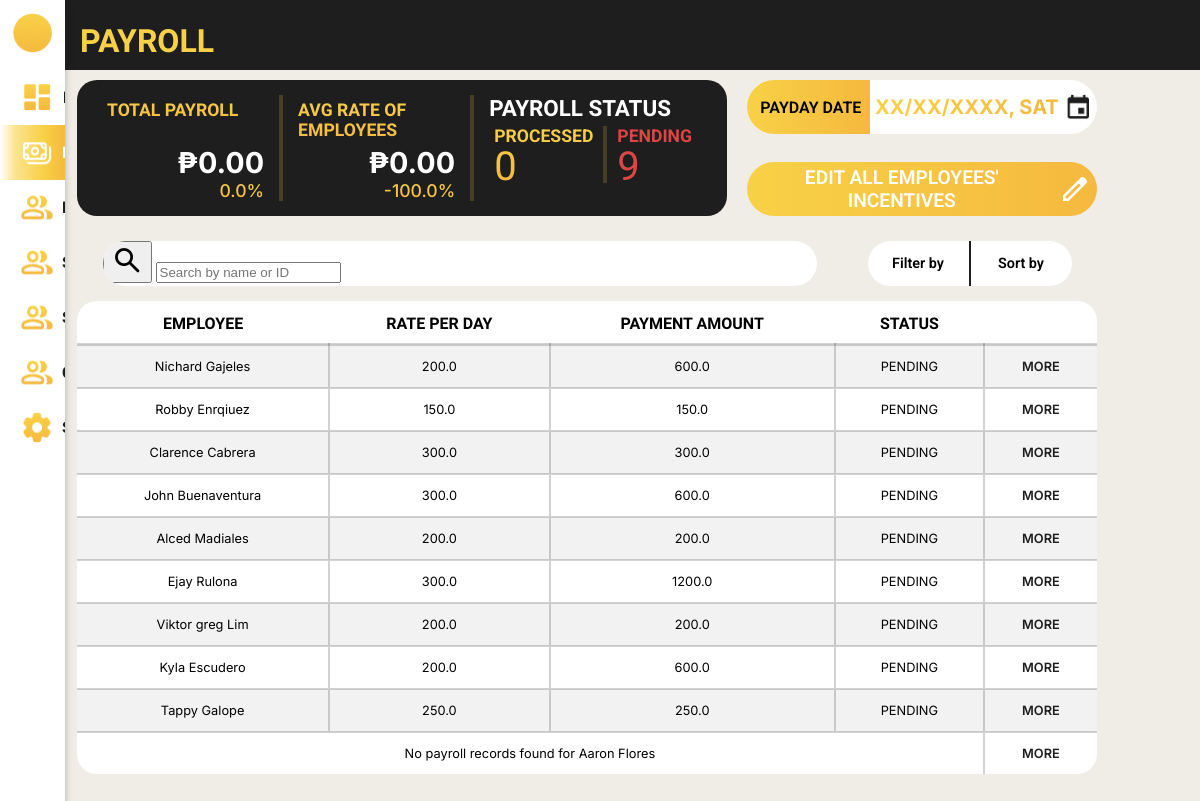
The app's page /payroll_system/payrolls/ (signed in), older data.
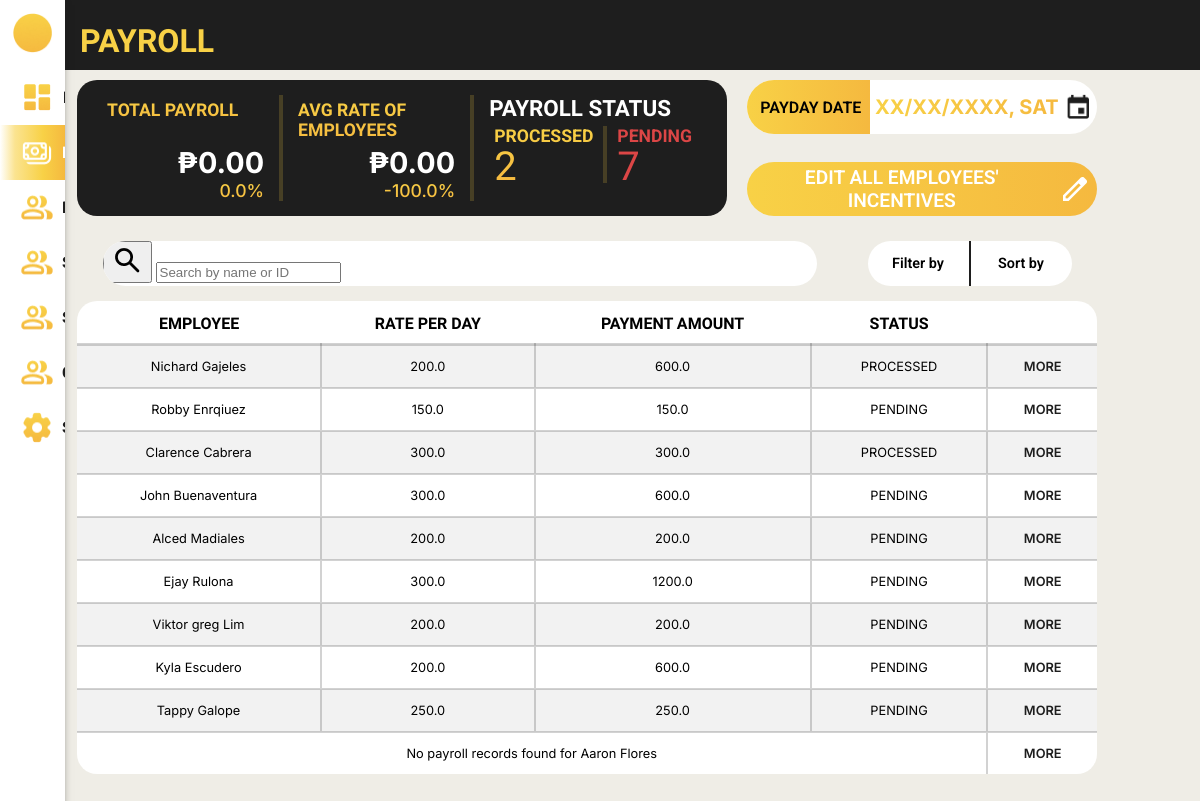
The same page, newer data.
### payroll_system/models.py (models this page shows, shortened)
class Employee(models.Model):
    class Gender(models.TextChoices):
        MALE = 'Male', _('Male')
        FEMALE = 'Female', _('Female')
        OTHERS = 'Others', _('Others')
    class HighestEducation(models.TextChoices):
        GRADESCHOOL = 'Grade School', _('Grade School')
        HIGHSCHOOL = 'High School', _('High School')
        BACHELORS_DEGREE = 'Bachelor\'s Degree', _('Bachelor\'s Degree')
        VOCATIONAL_EDUCATION = 'Vocational Education', _('Vocational Education')
        MASTERS_DEGREE = 'Master\'s Degree', _('Master\'s Degree')
    class EmployeeStatus(models.TextChoices):
        FULLTIME = 'Full Time', _('Full Time')
        PARTTIME = 'Part Time', _('Part Time')
    class ActiveStatus(models.TextChoices):
        ACTIVE = 'Active', _('Active')
        INACTIVE = 'Inactive', _('Inactive')
    employee_id = models.AutoField(primary_key=True)
    first_name = models.CharField(max_length=100, null=False)
    middle_name = models.CharField(max_length=100, null=True, blank=True)
    last_name = models.CharField(max_length=100, null=False)
    gender = models.CharField(max_length=6, choices=Gender.choices, null=False)
    date_of_birth = models.DateField(null=True)
    contact_number = models.CharField(max_length=15, null=True)
    emergency_contact = models.CharField(max_length=15, null=True)
    region = models.ForeignKey(Region, on_delete=models.SET_NULL, null=True, related_name='employees')
    province = models.ForeignKey(Province, on_delete=models.SET_NULL, null=True, related_name='employees')
    municipality = models.ForeignKey(Municipality, on_delete=models.SET_NULL, null=True, related_name='employees')
    barangay = models.ForeignKey(Barangay, on_delete=models.SET_NULL, null=True, related_name='employees')
    highest_education = models.CharField(max_length=20, choices=HighestEducation.choices, null=True)
    work_experience = models.CharField(max_length=2083, null=True)
    date_of_employment = models.DateField(default=timezone.now)
    days_worked = models.IntegerField(default=0, null=False)
    employee_status = models.CharField(max_length=9, choices=EmployeeStatus.choices, null=True)
    active_status = models.CharField(max_length=8, choices=ActiveStatus.choices, default=ActiveStatus.ACTIVE)
    absences = models.IntegerField(default=0, null=False)
    employee_image = models.ImageField(null=True, blank=True, upload_to='images/')

class Payroll(models.Model):
    class PayrollStatus(models.TextChoices):
        PENDING = 'PENDING', _('Pending')
        PROCESSED = 'PROCESSED', _('Processed')
    payroll_id = models.AutoField(primary_key=True)
    rate = models.FloatField(default=0, null=False)
    incentives = models.FloatField(default=0, null=False)
    payroll_status = models.CharField(max_length=9, choices=PayrollStatus.choices, default=PayrollStatus.PENDING, null=True, blank=True)
    deductions = models.FloatField(default=0, null=False)
    salary = models.FloatField(default=0, null=False)
    cash_advance = models.FloatField(default=0, null=False)
    under_time = models.FloatField(default=0, null=False)
    payment_date = models.DateField(null=False)
    employee_id_fk = models.ForeignKey(Employee, on_delete=models.CASCADE, related_name='payrolls')
    attendance_id_fk = models.ForeignKey(Attendance, null=True, blank=True, on_delete=models.CASCADE)

### payroll_system/views.py (the view, shortened to what this page needs)
# urls.py: path('payrolls/', views.payrolls, name='payrolls'),
@login_required
def payrolls(request):
    employees = Employee.objects.prefetch_related('payrolls', 'attendances').all()
    query = request.GET.get('q', '')
    latest_attendance_subquery = (
        Attendance.objects
        .filter(employee_id_fk=OuterRef('pk'))
        .order_by('-date')
        .values('date')[:1]
    )
    latest_payroll_subquery = (
        Payroll.objects
        .filter(employee_id_fk=OuterRef('pk'))
        .order_by('-payment_date')
        .values('payroll_status')[:1]
    )
    employees = Employee.objects.annotate(
        latest_attendance_date=Subquery(latest_attendance_subquery),
        latest_payroll_status=Subquery(latest_payroll_subquery)
    )
    total_employees = employees.count()
    processed_payroll_count = employees.filter(latest_payroll_status='PROCESSED').count()
    pending_payroll_count = employees.filter(latest_payroll_status='PENDING').count()
    employee_data = []
    for employee in employees:
        latest_payroll = employee.payrolls.order_by('-payment_date').first()
        if latest_payroll:
            attendance_count = employee.attendances.count()
            latest_payroll.salary = latest_payroll.rate * attendance_count
        employee_data.append({
            'employee': employee,
            'latest_payroll': latest_payroll
        })
    today = now().date()
    start_of_week = today - timedelta(days=today.weekday())  # Get Monday of current week
    end_of_week = start_of_week + timedelta(days=6)  # Get Sunday of current week
    current_month_start = today.replace(day=1)
    previous_month_end = current_month_start - timedelta(days=1)
    previous_month_start = previous_month_end.replace(day=1)
    active_employees_per_day = (
        Attendance.objects.filter(date__range=[start_of_week, end_of_week])
        .values('date')
        .annotate(active_count=Count('employee_id_fk', distinct=True))
    )
    total_active_counts = sum(day['active_count'] for day in active_employees_per_day)
    days_counted = len(active_employees_per_day) or 1  # Avoid division by zero
    avg_active_employees = total_active_counts / days_counted
    employees_with_latest_payroll = Employee.objects.annotate(latest_payroll_status=Subquery(latest_payroll_subquery))
    processed_payroll_count = employees_with_latest_payroll.filter(latest_payroll_status='PROCESSED').count()
    pending_payroll_count = employees_with_latest_payroll.filter(latest_payroll_status='PENDING').count()
    total_payroll = Payroll.objects.filter(payroll_status='PROCESSED').aggregate(Sum('salary'))['salary__sum']
    if total_payroll is None:
        total_payroll = "No total payroll yet"
    next_payday = Payroll.objects.filter(payment_date__gt=today).aggregate(Min('payment_date'))['payment_date__min']
    avg_rate = Payroll.objects.filter(rate__gt=0).aggregate(Avg('rate'))['rate__avg']
    if avg_rate is None:
        avg_rate = "No rate data"
    current_total_payroll = Payroll.objects.filter(
        payroll_status='PROCESSED',
        payment_date__gte=current_month_start,
        payment_date__lte=today
    ).aggregate(Sum('salary'))['salary__sum'] or 0
    previous_total_payroll = Payroll.objects.filter(
        payroll_status='PROCESSED',
        payment_date__gte=previous_month_start,
        payment_date__lte=previous_month_end
    ).aggregate(Sum('salary'))['salary__sum'] or 0
    payroll_percentage = 0
    if previous_total_payroll > 0:
        payroll_percentage = ((current_total_payroll - previous_total_payroll) / previous_total_payroll) * 100
    current_avg_rate = Payroll.objects.filter(
        rate__gt=0,
        payment_date__gte=current_month_start,
        payment_date__lte=today
    ).aggregate(Avg('rate'))['rate__avg'] or 0
    previous_avg_rate = Payroll.objects.filter(
        rate__gt=0,
        payment_date__gte=previous_month_start,
        payment_date__lte=previous_month_end
    ).aggregate(Avg('rate'))['rate__avg'] or 0
    rate_percentage = 0
    if previous_avg_rate > 0:
        rate_percentage = ((current_avg_rate - previous_avg_rate) / previous_avg_rate) * 100
    employee_data = []
    for employee in employees:
        latest_payroll = employee.payrolls.order_by('-payment_date').first()
        if latest_payroll:
            attendance_count = employee.attendances.count()
            latest_payroll.salary = latest_payroll.rate * attendance_count
        employee_data.append({
            'employee': employee,
            'latest_payroll': latest_payroll
        })
    context = {
        'employee': employee,
        'employee_data': employee_data,  # List of employees with their latest payroll
        'total_employees': total_employees,
        'avg_active_employees': round(avg_active_employees),
        'processed_payroll_count': processed_payroll_count,
        'pending_payroll_count': pending_payroll_count,
        'total_payroll': total_payroll,  # Total payroll amount
        'previous_total_payroll': previous_total_payroll,
        'payroll_percentage': payroll_percentage,
        'next_payday': next_payday,  # Next payday date
        'previous_avg_rate': previous_avg_rate,
        'rate_percentage': rate_percentage,
        'avg_rate': current_avg_rate,
        'query': query,
    }
    return render(request, 'payroll_system/payroll.html', context)

### payroll_system/templates/payroll_system/payroll.html (shortened to what the changed rows need)
{% load static %}
<!DOCTYPE html>
<html lang="en">
<head>
    <link rel="stylesheet" href="{% static 'css/template.css' %}">
    <link rel="stylesheet" href="{% static 'css/payroll.css' %}">
</head>
<body>
    <div class="body">
        <header>
            <h1>PAYROLL</h1>
        </header>
        <div class="system_content">
            <div class="container">
                <div class="top">
                    <div class="content_1">
                        <div class="statistics">
                            <div class="total_payroll">
                                <div class="title"><h1>TOTAL PAYROLL</h1></div>
                            </div>
                            <div class="avg_rate">
                                <div class="title">
                                    <h1>AVG RATE OF EMPLOYEES</h1>
                                </div>
                            </div>
                            <div class="payroll_status">
                                <div class="title">
                                    <h1>PAYROLL STATUS</h1>
                                </div>
                                <div class="content">
                                    <div class="processed">
                                        <h1>PROCESSED</h1>
                                        <p>{{ processed_payroll_count }}</p>
                                    </div>
                                    <div class="pending">
                                        <h1>PENDING</h1>
                                        <p>{{ pending_payroll_count }}</p>
                                    </div>
                                </div>
                            </div>
                        </div>
                    </div>
                </div>
                <div class="table">
                    <table>
                        <tr>
                            <th>EMPLOYEE</th>
                            <th>RATE PER DAY</th>
                            <th>PAYMENT AMOUNT</th>
                            <th>STATUS</th>
                            <th></th>
                        </tr>
                        {% for data in employee_data %}
                            {% with employee=data.employee latest_payroll=data.latest_payroll %}
                                {% if latest_payroll %}
                                <tr>
                                    <td>{{ employee.first_name }} {{ employee.last_name }}</td>
                                    <td>{{ latest_payroll.rate }}</td>
                                    <td>{{ latest_payroll.salary }}</td>
                                    <td>{{ latest_payroll.payroll_status }}</td>
                                    <td><a href="{% url 'payroll_system:payroll_individual' employee.employee_id %}">MORE</a></td>
                                </tr>
                                {% else %}
                                <tr>
                                    <td colspan="4">No payroll records found for {{ employee.first_name }} {{ employee.last_name }}</td>
                                    <td><a href="{% url 'payroll_system:payroll_individual' employee.employee_id %}">MORE</a></td>
                                </tr>
                                {% endif %}
                            {% endwith %}
                        {% endfor %}
                    </table>
                </div>
            </div>
        </div>
    </div>
</body>
</html>

Row changes from the older to the newer data that the page shows:
changed through a linked row, Employee "Nichard": latest_payroll.payroll_status "PENDING" → "PROCESSED"
computed for Employee "Clarence": latest_payroll.payroll_status "PENDING" → "PROCESSED"
Text that changed along with them:
{{ processed_payroll_count }}: "0" → "2"
{{ pending_payroll_count }}: "9" → "7"
